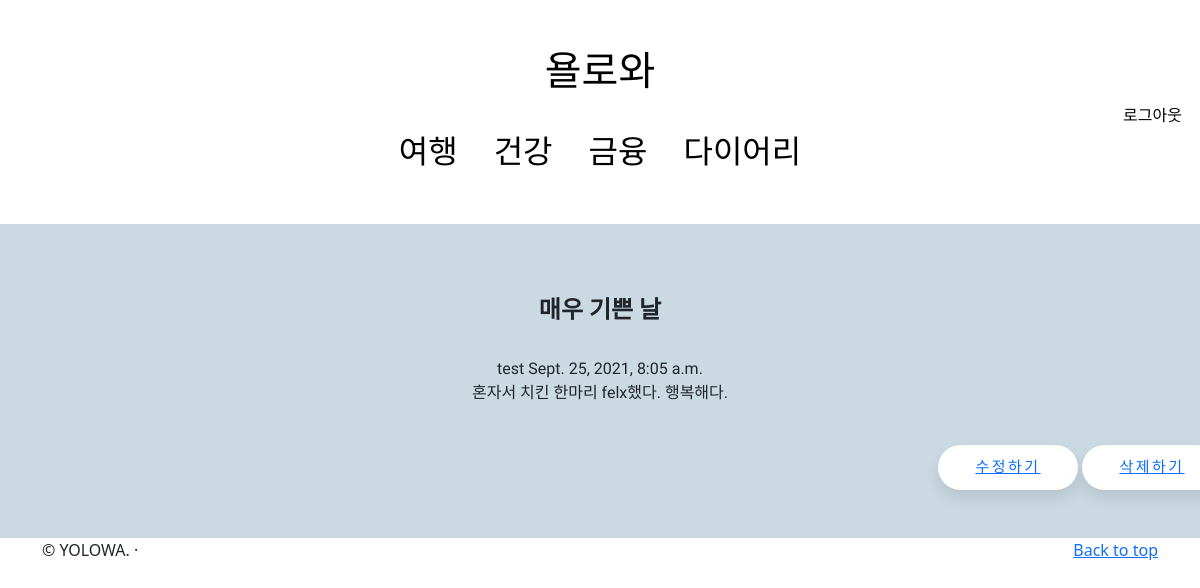
/list/3 (signed in), run on the app's committed database.
### yolowaapp/models.py (models this page shows, shortened)
class Yolowaapp(models.Model):
    title=models.CharField(max_length=200)
    writer=models.CharField(max_length=100)
    pub_date=models.DateTimeField()
    body=models.TextField()

### yolowaapp/views.py (the view)
# urls.py: path('list/<str:id>',views.sub, name="sub"),
def sub(request,id):
    y_sub=get_object_or_404(Yolowaapp, pk=id)
    return render(request, 'sub.html', {'y_sub':y_sub})

### yolowaapp/templates/sub.html (shortened to what this page needs)
{% extends 'base.html' %}
{% block content %}
<br><br><br>
<h4 class="title">{{y_sub.title}}</h4>
<div class="s">
    <br>
    {{y_sub.writer}}
    {{y_sub.pub_date}}
    <br>
        <p>{{y_sub.body}}</p>
</div>
<br>
<div class="wrap">
    <button class="button">
        <a href="{% url 'edit' y_sub.id %}">수정하기</a>
    </button>
</div>
<div class="wrap">
    <button class="button">
        <a href="{% url 'delete' y_sub.id %}">삭제하기</a>
    </button>
</div>
<br><br><br>
{% endblock %}

### yolowaapp/templates/sub.html (style rules this page uses)
.title { text-align: center; font-family: 'Nanum Myeongjo', serif; font-weight: bold; }
.s { text-align: center; }
.wrap { left: 40%; display: inline-block; position: relative; }
.button { width: 140px; height: 45px; font-family: 'Nanum Myeongjo', serif; font-size: 15px; text-transform: uppercase; letter-spacing: 2.5px; font-weight: 500; color: rgb(160, 150, 150); background-color: #fff; border: none; border-radius: 45px; box-shadow: 0px 8px 15px rgba(0, 0, 0, 0.1); transition: all 0.3s ease 0s; cursor: pointer; outline: none; }

### data on the page
Yolowaapp: title "매우 기쁜 날", writer "test", pub_date "Sept. 25, 2021, 8:05 a.m.", body "혼자서 치킨 한마리 felx했다. 행복해다."
